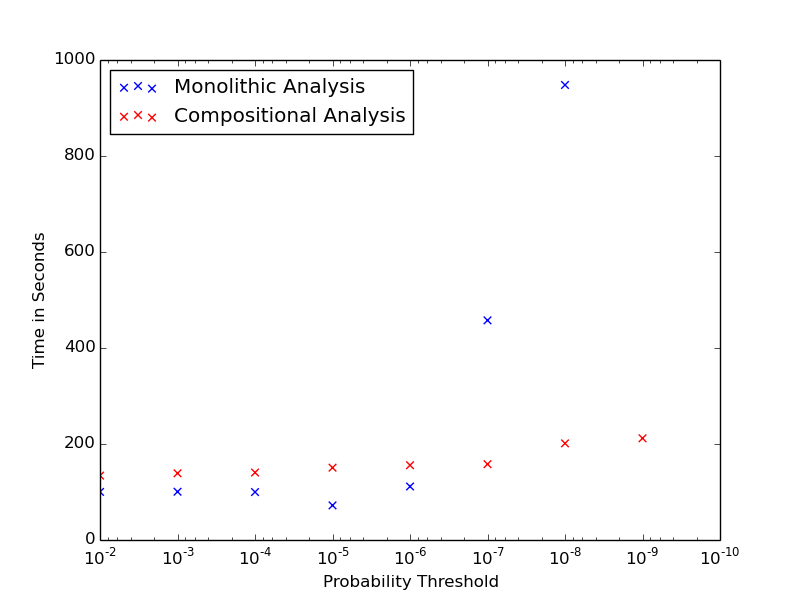

Reproduce this figure in Python.
import matplotlib.pyplot as plt
import csv
import os.path
#print os.getcwd()

x1 = []
y1 = []
x2 = []
y2 = []

userhome = os.path.expanduser('~')
csvfileNominal= os.path.join(userhome, 'git/dkstewart/University-Research/Experiments', 'probWBS_4wheelMonoData.csv')
csvfileFault= os.path.join(userhome, 'git/dkstewart/University-Research/Experiments', 'probWBS_4wheelCompData.csv')

with open(csvfileNominal,'r') as csvfile:
    plots = csv.reader(csvfile, delimiter=',')
    for row in plots:
        x1.append(float(row[0]))
        y1.append(float(row[1]))

with open(csvfileFault,'r') as csvfile:
    plots = csv.reader(csvfile, delimiter=',')
    for row in plots:
        x2.append(float(row[0]))
        y2.append(float(row[1]))
        
plt.scatter(x1, y1, label= "Monolithic Analysis", color= "blue", marker= "x", s=30)
plt.scatter(x2, y2, label= "Compositional Analysis", color= "red", marker= "x", s=30) 
  
# naming the x axis 
plt.xlabel('Probability Threshold') 
# naming the y axis 
plt.ylabel('Time in Seconds')
plt.xscale("log")
#plt.ticklabel_format(axis="x", style="sci", scilimits=(-12,-1))
plt.xlim([-0.01, 0.0000000001])
# show a legend on the plot 
plt.legend(loc="upper left") 
plt.show() 
